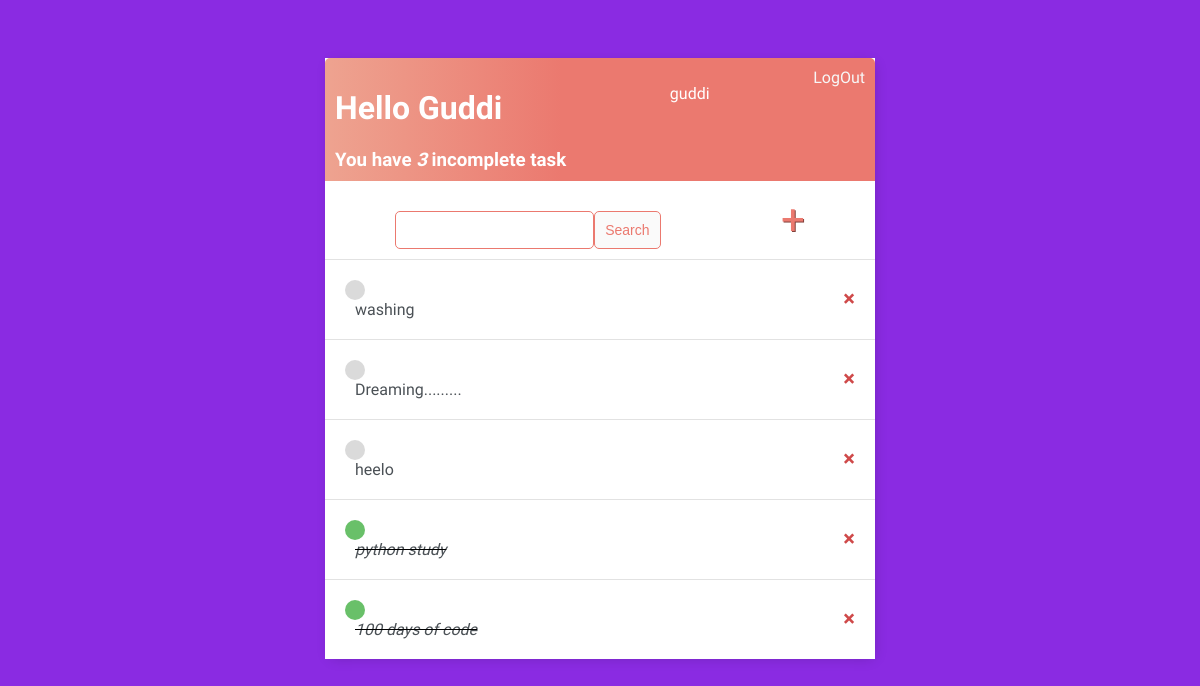
The app's page / (signed in), older data.
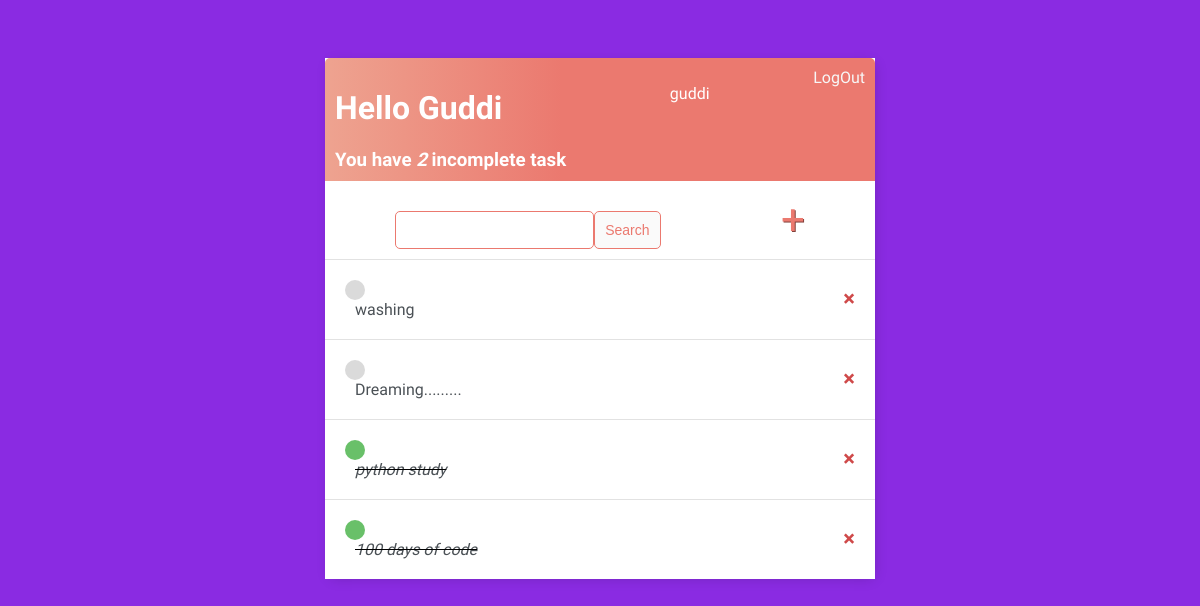
The same page, newer data.
### base/models.py (models this page shows)
class Task(models.Model):
    user = models.ForeignKey(User, on_delete=models.CASCADE, null=True, blank=True)
    title = models.CharField(max_length=200)
    description = models.TextField(null=True, blank=True)
    complete = models.BooleanField(default=False)
    create = models.DateTimeField(auto_now_add=True)
    def __str__(self):
        return self.title
    class Meta:
        ordering = ['complete']

### base/views.py (the view)
# urls.py: path('', TaskList.as_view(), name='tasks'),
class TaskList(LoginRequiredMixin, ListView):
    model = Task
    context_object_name = 'tasks'
    def get_context_data(self, **kwargs):
        context = super().get_context_data(**kwargs)
        context['tasks'] = context['tasks'].filter(user=self.request.user)
        context['count'] = context['tasks'].filter(complete=False).count()
        search_input = self.request.GET.get('search-area') or ''
        if search_input:
            context['tasks'] = context['tasks'].filter(title__startswith=search_input)
        return context

### base/templates/base/task_list.html
{% extends 'base/main.html' %}
{% block content %}
<div class="header-bar">
    <div>
        <h1>Hello {{request.user|title}}</h1>
        <h3 style="margin:0">You have <i>{{count}}</i>
            incomplete task</h3>
    </div>
    {% if request.user.is_authenticated %}
    <p>{{request.user}}</p>
    <a href="{% url 'logout' %}">LogOut</a>
    {% else %}
        <a href="{% url 'login' %}">Login</a>
    {% endif %}
</div>
<div id="search-add-wrapper">
    <form method="GET" style="margin-top: 20px;display: flex;">
        <input type='text' name='search-area' value="{{search_input}}">
        <input class="button" type="submit" value='Search'>
    </form>
    <a id="add-link" href="{% url 'task-create' %}">&#x2b;</a>
</div>
<div class="task.items-wrapper">
    {% for task in tasks%}
    <div class="task-wrapper">
        {% if task.complete %}
        <div class="task-title">
            <div class="task-complete-icon"></div>
            <i><s><a href="{% url 'task-update' task.id %}">{{task}}</a></s></i>
        </div>
        <a class="delete-link" href="{% url 'task-delete' task.id %}">&#215;</a>
        {% else %}
        <div class="task-title">
            <div class="task-incomplete-icon"></div>
            <a href="{% url 'task-update' task.id %}">{{task}}</a>
        </div>
        <a class="delete-link" href="{% url 'task-delete' task.id %}">&#215;</a>
        {% endif %}
    </div>
    {% empty %}
    <h3>No Items in list</h3>
    {% endfor %}
</div>
{% endblock content %}

### base/templates/base/main.html (shortened to what this page needs)
<!DOCTYPE html>
<html lang="en">
    <head>
    </head>
    <body>
        <div class="container">
            {% block content %}
            {% endblock content %}
        </div>
    </body>
</html>

### base/templates/base/main.html (style rules this page uses)
body { background-color: blueviolet; font-family: Bacasime Antique; font-size: regular 400; padding-top:50px; }
h1, h2, h3, h4, h5, h6 { font-family: Bacasime Antique; }
.container { max-width: 550px; margin:auto; background-color: #fff; -webkit-box-shadow:2px 2px 13px -4px rgba(0, 0, 0, 0.21); }
.header-bar { display : flex; justify-content: space-between; color: #fff; padding:10px; border-radius: 5px 5px 0 0; background: linear-gradient(90deg, #EEA390 0%,#EB796F 43%, #EB796F 100%); }
.header-bar a { text-decoration: none; color: rgb(247,247,247); }
.task-wrapper { display : flex; justify-content: space-between; background-color: #fff; padding:20px; border-top: 1px solid rgb(226, 226, 226); align-items: center; }
.task-title a { text-decoration: none; color: #4b5156; margin-left: 10px; }
.task-complete-icon { height: 20px; width: 20px; background-color: rgb(105, 192, 105); border-radius: 50%; }
.task-incomplete-icon { height: 20px; width: 20px; background-color: rgb(218, 218, 218); border-radius: 50%; }
.delete-link { text-decoration: none; font-weight: 900; color: #cf4949; font-size: 22px; line-height: 0; }
#search-add-wrapper { display: flex; justify-content: space-around; align-items: center; padding: 10px; }
#add-link { color: #EB796F; text-decoration: none; font-size: 42px; text-shadow: 1px 1px #81413b; }
input[type=text], input[type=password], textarea { border: 1px solid #EB796F; border-radius: 5px; padding: 10px; width: 90%; }
.button { border: 1px solid #EB796F; background-color: #FAFAFA; color: #EB796F; padding: 10px; font-size: 14px; border-radius: 5px; cursor: pointer; text-decoration: none; }

Row changes from the older to the newer data that the page shows:
removed Task: title "heelo"
Text that changed along with them:
{{ count }}: "3" → "2"
